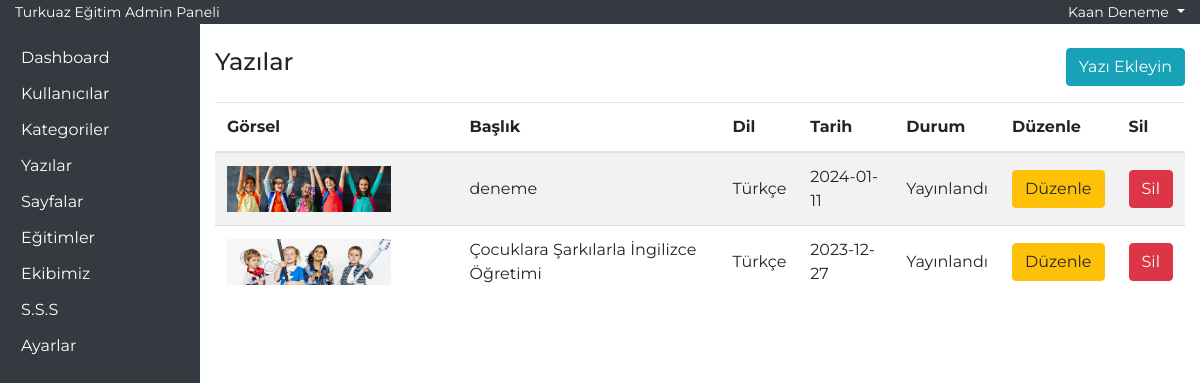
Page /admin-yntm/yazilar.php (signed in) on the committed database.
### tables this page shows
CREATE TABLE IF NOT EXISTS `yazilar` (
  `id` int NOT NULL AUTO_INCREMENT,
  `baslik` varchar(150) NOT NULL,
  `blogYazisi` text NOT NULL,
  `meta` text NOT NULL,
  `gorsel` text NOT NULL,
  `alt` text NOT NULL,
  `tarih` varchar(20) NOT NULL,
  `lang` varchar(20) NOT NULL,
  `durum` varchar(20) NOT NULL,
  PRIMARY KEY (`id`)
);

### admin-yntm/yazilar.php (the view, shortened to what this page needs)
<?php
require_once('header.php');
?>
<div class="row">
    <div class="col-md-6">
        <h4>Yazılar</h4>
    </div>
    <div class="col-md-6 text-right">
        <button type="button" class="btn btn-info" data-toggle="modal" data-target="#yaziEkle">
            Yazı Ekleyin
        </button>
    </div>
</div>
<div class="row mt-3">
    <div class="col-12">
        <table class="table table-striped">
            <thead>
                <tr>
                    <th>Görsel</th>
                    <th>Başlık</th>
                    <th>Dil</th>
                    <th>Tarih</th>
                    <th>Durum</th>
                    <th>Düzenle</th>
                    <th>Sil</th>
                </tr>
            </thead>
            <tbody>
                <?php
                $yaziList = $db->prepare('select * from yazilar order by id desc');
                $yaziList->execute();
                if ($yaziList->rowCount()) {
                    foreach ($yaziList as $yaziListSatir) {
                ?>
                        <tr>
                            <td class="w-25"><img src="<?php echo $yaziListSatir['gorsel']; ?>" class="w-75"></td>
                            <td><?php echo $yaziListSatir['baslik']; ?></td>
                            <td><?php echo $yaziListSatir['lang']; ?></td>
                            <td><?php echo $yaziListSatir['tarih']; ?></td>
                            <td><?php echo $yaziListSatir['durum']; ?></td>
                            <td><a href="yazilar.php?updateID=<?php echo $yaziListSatir['id']; ?>" class="btn btn-warning">Düzenle</a></td>
                            <td><a href="yazilar.php?deleteID=<?php echo $yaziListSatir['id']; ?>" class="btn btn-danger">Sil</a></td>
                        </tr>
                <?php
                    }
                }
                ?>
            </tbody>
        </table>
    </div>
</div>
<?php require_once('footer.php'); ?>

### css/style.css (style rules this page uses)
* { font-family: 'Montserrat', sans-serif; text-decoration: none !important; }
td { vertical-align: middle !important; }

### rows in the picture
yazilar: gorsel (picture), baslik "deneme", lang "Türkçe", tarih "2024-01-11", durum "Yayınlandı"
yazilar: gorsel (picture), baslik "Çocuklara Şarkılarla İngilizce Öğretimi", lang "Türkçe", tarih "2023-12-27", durum "Yayınlandı"

### other values in the picture
$_SESSION['user']['adi'] "Kaan Deneme"
